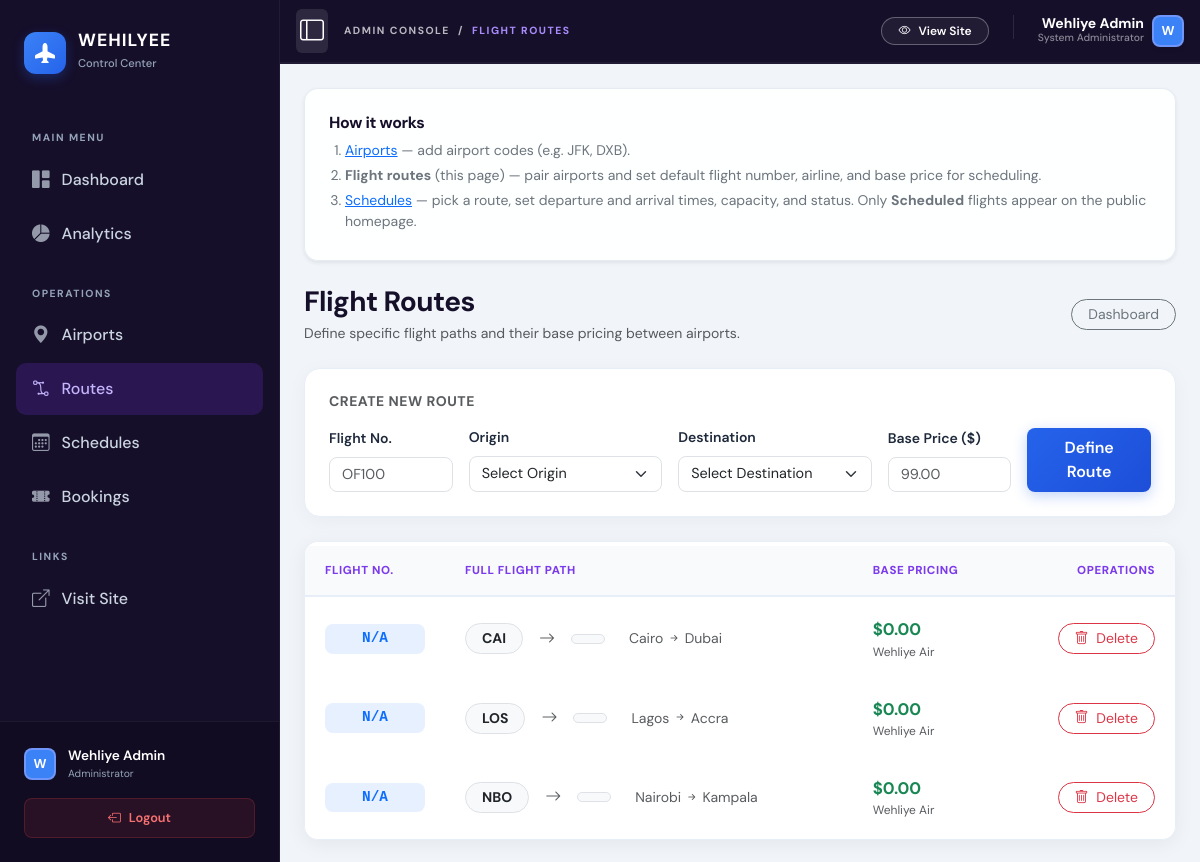
The page /admin/flights.php (signed in) on the database its author committed.
### tables this page shows
CREATE TABLE IF NOT EXISTS routes (
    id INT AUTO_INCREMENT PRIMARY KEY,
    origin_airport_id INT NOT NULL,
    destination_airport_id INT NOT NULL,
    flight_no VARCHAR(20) NULL DEFAULT NULL,
    airline VARCHAR(120) NULL DEFAULT NULL,
    base_price DECIMAL(10,2) NULL DEFAULT NULL,
    created_at TIMESTAMP DEFAULT CURRENT_TIMESTAMP,
    UNIQUE KEY uniq_route (origin_airport_id, destination_airport_id),
    FOREIGN KEY (origin_airport_id) REFERENCES airports(id) ON DELETE RESTRICT,
    FOREIGN KEY (destination_airport_id) REFERENCES airports(id) ON DELETE RESTRICT
);

CREATE TABLE IF NOT EXISTS airports (
    id INT AUTO_INCREMENT PRIMARY KEY,
    code VARCHAR(8) NOT NULL UNIQUE,
    name VARCHAR(120) NOT NULL,
    city VARCHAR(80) NOT NULL,
    country VARCHAR(80) NOT NULL DEFAULT '',
    created_at TIMESTAMP DEFAULT CURRENT_TIMESTAMP
);

### includes/functions.php (called while the page is built, shortened)
<?php
require_once dirname(__DIR__) . '/config/db.php';
spl_autoload_register(static function (string $class): void {
    $path = dirname(__DIR__) . '/classes/' . $class . '.php';
});
function base_url(): string
{
    static $cached = null;
    if ($cached !== null) {
        return $cached;
    }
    $projectRoot = realpath(dirname(__DIR__));
    $docRoot = realpath($_SERVER['DOCUMENT_ROOT'] ?? '');
    if ($projectRoot && $docRoot && str_starts_with($projectRoot, $docRoot)) {
        $rel = str_replace('\\', '/', substr($projectRoot, strlen($docRoot)));
        $cached = $rel === '' ? '' : rtrim($rel, '/');
        return $cached;
    }
    $script = str_replace('\\', '/', $_SERVER['SCRIPT_NAME'] ?? '/index.php');
    $cached = rtrim(dirname($script), '/');
    return $cached;
}

### config/db.php (called while the page is built, shortened)
<?php
function db(): PDO
{
    static $pdo = null;
    if ($pdo instanceof PDO) {
        return $pdo;
    }
    $dsn = 'mysql:host=' . DB_HOST . ';dbname=' . DB_NAME . ';charset=' . DB_CHARSET;
    $pdo = new PDO($dsn, DB_USER, DB_PASS, [
        PDO::ATTR_ERRMODE => PDO::ERRMODE_EXCEPTION,
        PDO::ATTR_DEFAULT_FETCH_MODE => PDO::FETCH_ASSOC,
    ]);
    return $pdo;
}

### classes/AirRoute.php (called while the page is built, shortened)
<?php
class AirRoute
{
    public static function allWithLabels(): array
    {
        $sql = 'SELECT r.id, r.origin_airport_id, r.destination_airport_id,
                r.flight_no, r.airline, r.base_price,
                o.code AS origin_code, o.city AS origin_city, o.name AS origin_name,
                d.code AS dest_code, d.city AS dest_city, d.name AS dest_name
                FROM routes r
                JOIN airports o ON o.id = r.origin_airport_id
                JOIN airports d ON d.id = r.destination_airport_id
                ORDER BY o.city ASC, d.city ASC';
        return db()->query($sql)->fetchAll();
    }
}

### admin/flights.php (the view, shortened to what this page needs)
<?php
require_once dirname(__DIR__) . '/includes/functions.php';
$base = base_url();
$routes = AirRoute::allWithLabels();
require dirname(__DIR__) . '/includes/header.php';
?>
<div class="card ofbms-card border-0 shadow-sm mb-4">
    <div class="card-body p-3 p-md-4">
        <h2 class="h6 ofbms-page-title mb-2">How it works</h2>
        <ol class="small text-secondary mb-0 ps-3">
            <li class="mb-1"><a href="<?= htmlspecialchars($base) ?>/admin/airports.php">Airports</a> — add airport codes (e.g. JFK, DXB).</li>
            <li class="mb-1"><strong>Flight routes</strong> (this page) — pair airports and set default flight number, airline, and base price for scheduling.</li>
            <li class="mb-1"><a href="<?= htmlspecialchars($base) ?>/admin/schedules.php">Schedules</a> — pick a route, set departure and arrival times, capacity, and status. Only <strong>Scheduled</strong> flights appear on the public homepage.</li>
        </ol>
    </div>
</div>
<div class="d-flex flex-wrap justify-content-between align-items-center gap-3 mb-4">
    <div>
        <h1 class="ofbms-page-title h3 mb-1">Flight Routes</h1>
        <p class="text-muted small mb-0">Define specific flight paths and their base pricing between airports.</p>
    </div>
    <a href="<?= htmlspecialchars($base) ?>/admin/dashboard.php" class="btn btn-outline-secondary btn-sm rounded-pill px-3">Dashboard</a>
</div>
<div class="card admin-card-pro p-4 mb-4">
    <h2 class="small fw-bold text-muted text-uppercase mb-3" style="letter-spacing: 0.5px;">Create new route</h2>
    <form class="row g-3 align-items-end" method="post" action="<?= htmlspecialchars($base) ?>/admin/flights.php">
        <div class="col-md-2">
            <label class="form-label small fw-semibold">Flight No.</label>
            <input class="form-control rounded-3" name="flight_no" placeholder="OF100" required style="font-size: 0.9rem;">
        </div>
        <div class="col-md-3">
            <label class="form-label small fw-semibold">Origin</label>
            <select class="form-select rounded-3" name="origin_id" required style="font-size: 0.9rem;">
                <option value="">Select Origin</option>
            </select>
        </div>
        <div class="col-md-3">
            <label class="form-label small fw-semibold">Destination</label>
            <select class="form-select rounded-3" name="destination_id" required style="font-size: 0.9rem;">
                <option value="">Select Destination</option>
            </select>
        </div>
        <div class="col-md-2">
            <label class="form-label small fw-semibold">Base Price ($)</label>
            <input class="form-control rounded-3" name="base_price" type="number" step="0.01" placeholder="99.00" required style="font-size: 0.9rem;">
        </div>
        <div class="col-md-2">
            <button type="submit" name="create_flight" value="1" class="btn btn-primary ofbms-btn-primary rounded-3 w-100 py-2 fw-semibold">Define Route</button>
        </div>
    </form>
</div>
<div class="ofbms-table-wrap">
    <div class="table-responsive">
        <table class="table align-middle">
            <thead>
                <tr>
                    <th style="width: 140px;">Flight No.</th>
                    <th>Full Flight Path</th>
                    <th>Base Pricing</th>
                    <th class="text-end">Operations</th>
                </tr>
            </thead>
            <tbody>
                <?php foreach ($routes as $f): ?>
                    <tr>
                        <td>
                            <div class="bg-primary bg-opacity-10 text-primary fw-bold rounded-3 px-3 py-1 font-monospace text-center" style="font-size: 0.9rem;">
                                <?= htmlspecialchars((string) ($f['flight_no'] ?? 'N/A')) ?>
                            </div>
                        </td>
                        <td>
                            <div class="d-flex align-items-center gap-3">
                                <div class="text-dark bg-light rounded-pill px-3 py-1 border small fw-bold">
                                    <?= htmlspecialchars((string) ($f['origin_code'] ?? '')) ?>
                                </div>
                                <i class="bi bi-arrow-right text-muted"></i>
                                <div class="text-dark bg-light rounded-pill px-3 py-1 border small fw-bold">
                                </div>
                                <div class="ms-2 text-muted small">
                                    <?= htmlspecialchars((string) ($f['origin_city'] ?? '')) ?> <i class="bi bi-arrow-right-short"></i> <?= htmlspecialchars((string) ($f['dest_city'] ?? '')) ?>
                                </div>
                            </div>
                        </td>
                        <td>
                            <div class="fw-bold text-success" style="font-size: 1.05rem;">
                                $<?= number_format((float) ($f['base_price'] ?? 0), 2) ?>
                            </div>
                            <div class="small text-muted" style="font-size: 0.75rem;"><?= htmlspecialchars((string) ($f['airline'] ?? 'Wehliye Air')) ?></div>
                        </td>
                        <td class="text-end">
                            <form method="post" action="<?= htmlspecialchars($base) ?>/admin/flights.php" class="d-inline" data-confirm="Delete this route?">
                                <button type="submit" name="delete_route" value="1" class="btn btn-sm btn-outline-danger rounded-pill px-3">
                                    <i class="bi bi-trash me-1"></i> Delete
                                </button>
                            </form>
                        </td>
                    </tr>
                <?php endforeach; ?>
            </tbody>
        </table>
    </div>
</div>
<?php require dirname(__DIR__) . '/includes/footer.php'; ?>

### assets/css/app.css (style rules this page uses)
:root { --ofbms-navy: #160f2a; --ofbms-navy-2: #1e1540; --ofbms-sky: #7c3aed; --ofbms-sky-deep: #6d28d9; --ofbms-accent: #a78bfa; --ofbms-surface: #f1f5f9; --ofbms-card: rgba(255, 255, 255, 0.92); --ofbms-card-border: rgba(226, 232, 240, 0.8); --ofbms-muted: #94a3b8; --ofbms-border: rgba(255, 255, 255, 0.08); --ofbms-radius: 14px; --ofbms-shadow: 0 12px 40px rgba(0, 0, 0, 0.35); --ofbms-font: "DM Sans", system-ui, sans-serif; --ofbms-text: #e2e8f0; --ofbms-text-muted: #94a3b8; --sidebar-bg: #160f2a; --nav-active-bg: rgba(124, 58, 237, 0.2); --nav-active-text: #c4b5fd; --nav-hover-bg: rgba(255, 255, 255, 0.06); --text-muted: #94a3b8; }
*, *::before, *::after { box-sizing: border-box; }
body.ofbms-body { font-family: var(--ofbms-font); background: var(--ofbms-surface); color: #1e293b; min-height: 100vh; display: flex; flex-direction: column; }
.ofbms-card { border: 1px solid var(--ofbms-card-border) !important; border-radius: var(--ofbms-radius); box-shadow: 0 8px 32px rgba(0, 0, 0, 0.3); background: var(--ofbms-card) !important; backdrop-filter: blur(12px); -webkit-backdrop-filter: blur(12px); overflow: hidden; color: var(--ofbms-text) !important; }
.ofbms-card .card-body { padding: 1.35rem 1.5rem; }
.ofbms-page-title { font-weight: 700; letter-spacing: -0.02em; color: #160f2a; }
.ofbms-table-wrap { border-radius: var(--ofbms-radius); overflow: hidden; box-shadow: 0 4px 20px rgba(15, 23, 42, 0.06); background: #ffffff; border: 1px solid #e8eef7; }
.ofbms-table-wrap .table { margin-bottom: 0; color: #1e293b; }
.ofbms-table-wrap table { background: #ffffff; border-collapse: separate; border-spacing: 0 4px; }
.ofbms-table-wrap thead th { background: #f8fafc !important; border-bottom: 2px solid #e8eef7; color: #7c3aed; font-size: 0.72rem; font-weight: 800; text-transform: uppercase; letter-spacing: 0.05em; padding: 1rem 1.25rem; }
.ofbms-table-wrap tbody tr { transition: transform 0.15s ease, background 0.15s ease; }
.ofbms-table-wrap tbody td { background: #ffffff; padding: 1rem 1.25rem; border: none; color: #1e293b; }
.ofbms-table-wrap tbody td:first-child { border-radius: 10px 0 0 10px; }
.ofbms-table-wrap tbody td:last-child { border-radius: 0 10px 10px 0; }
.ofbms-btn-primary { background: linear-gradient(135deg, #2563eb 0%, #1d4ed8 100%); border: none; font-weight: 600; padding: 0.6rem 1.25rem; border-radius: 10px; box-shadow: 0 4px 14px rgba(37, 99, 235, 0.28); }
html { scroll-behavior: smooth; }
body.admin-mode { overflow-x: hidden; }
.admin-card-pro { background: #ffffff; backdrop-filter: none; -webkit-backdrop-filter: none; border: 1px solid #e8eef7 !important; border-radius: 16px; box-shadow: 0 4px 20px rgba(15, 23, 42, 0.05); transition: transform 0.2s ease, box-shadow 0.2s ease; color: #1e293b !important; }
.admin-card-pro { border: none; border-radius: 16px; box-shadow: 0 4px 20px rgba(15, 23, 42, 0.04); }

### rows shown on the page
routes: flight_no "N/A", origin_airport.code "CAI", origin_airport.city "Cairo", destination_airport.city "Dubai", base_price "0.00", airline "Wehliye Air"
routes: flight_no "N/A", origin_airport.code "LOS", origin_airport.city "Lagos", destination_airport.city "Accra", base_price "0.00", airline "Wehliye Air"
routes: flight_no "N/A", origin_airport.code "NBO", origin_airport.city "Nairobi", destination_airport.city "Kampala", base_price "0.00", airline "Wehliye Air"

### other values the page prints
substr($user['full_name'] ?? 'A', 0, 1) "W"
$user['full_name'] "Wehliye Admin"
$cleanTitle "FLIGHT ROUTES"
substr($user['full_name'], 0, 1) "W"
